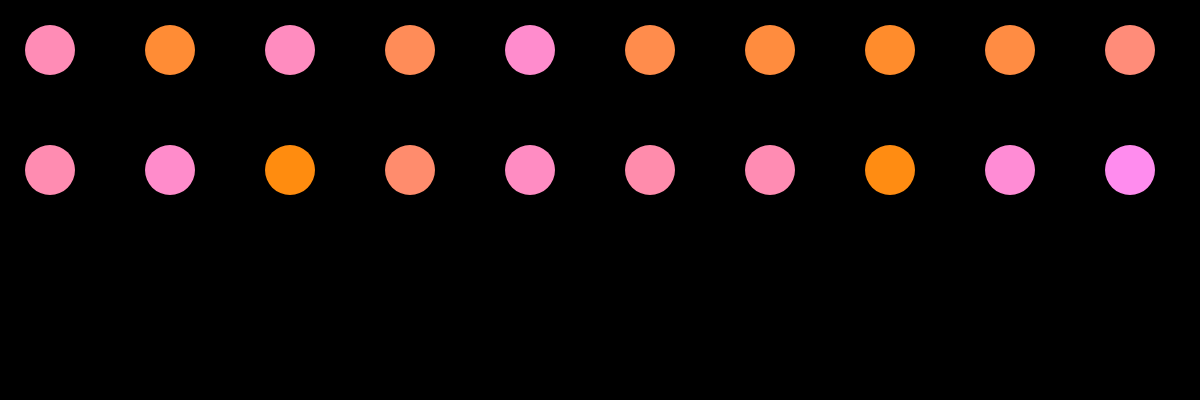
Frame 1 (no input)
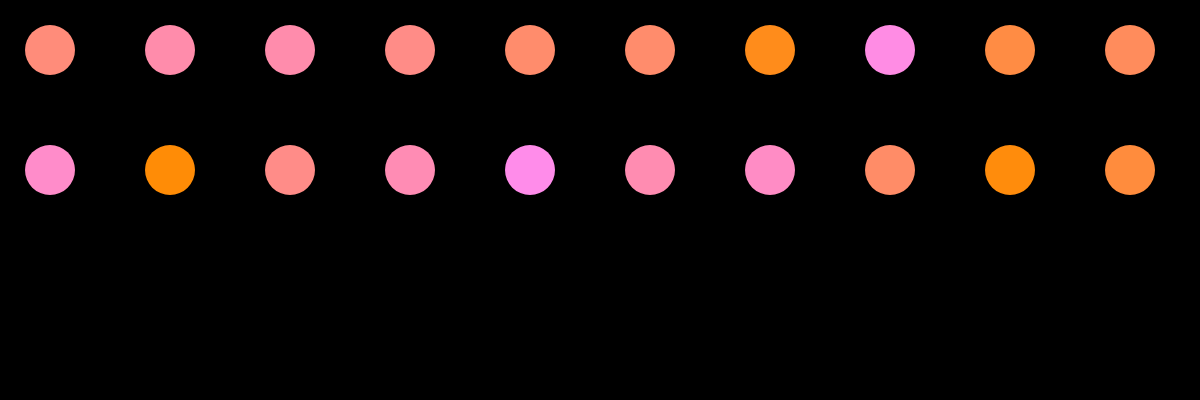
Frame 60 (no input)
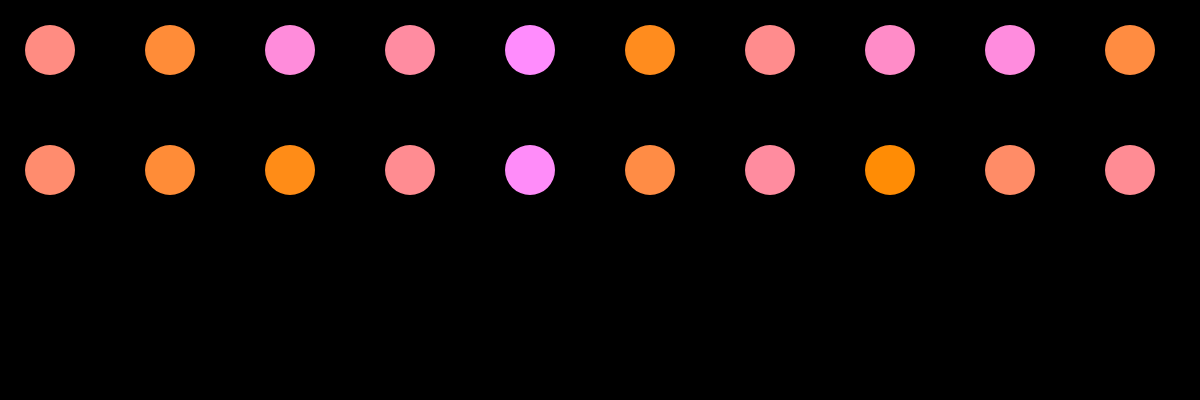
Frame 120 (the mouse pressed at the canvas centre since frame 60)

The p5.js sketch that drew these frames (run headless with seeded random() and noise() and a simulated clock; from frame 60 on, the mouse is pressed at the canvas centre):

// p5.js sketch
// ── sketch.js
// Adapted from: 
// Getting Started with p5.js
// Lauren McCarthy, Casey Reas, Ben Fry

function setup() {
	createCanvas( windowWidth, 400);
	noStroke();
}

function draw() {
	let numPerRow = 10;
	let circleSize = 50;
	let pad = width / numPerRow;
	// set an initial ‘y’
	let y = circleSize;
	
	background(0);
	
	for ( let x = circleSize; x < width; x += pad) {
		fill( 255, 140, random(255) );
		ellipse( x, y, circleSize, circleSize );
	}
	
	y += pad;
	for ( let x = circleSize; x < width; x += pad) {
		fill( 255, 140, random(255) );
		ellipse( x, y, circleSize, circleSize );
	}
}
